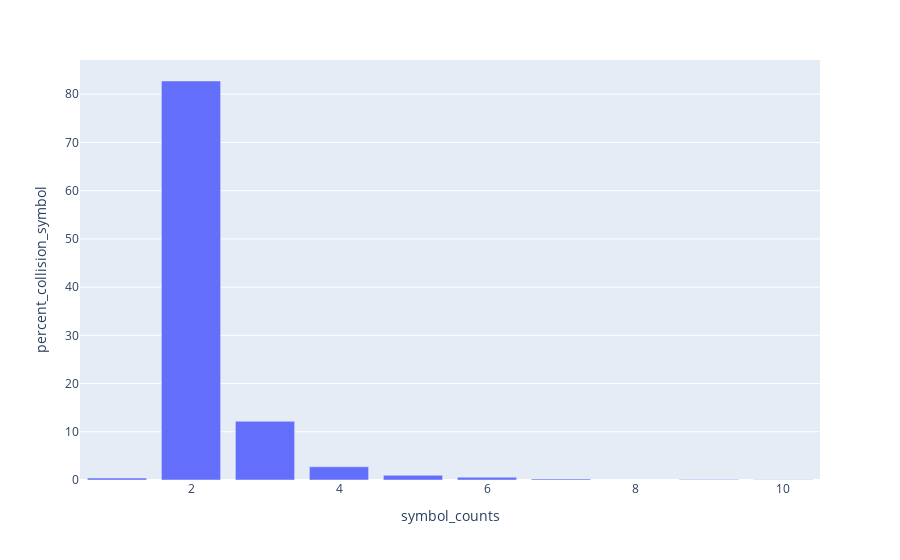

The notebook cell this image was saved under:
### Code cell
create_ambiguous_symbol_histogram(hgnc_ambiguous_symbol_counts, "HGNC", hgnc_ambiguous_symbol_set_count)

### Figure 1 — Plotly figure (JSON) as saved in the notebook; plotly's stock layout.template omitted (floating-point values rounded to 4 significant figures)
{"data": [{"alignmentgroup": "True", "hovertemplate": "symbol_counts=%{x}<br>percent_collision_symbol=%{y}<extra></extra>", "legendgroup": "", "marker": {"color": "#636efa", "pattern": {"shape": ""}}, "name": "", "offsetgroup": "", "orientation": "v", "showlegend": false, "textposition": "auto", "type": "bar", "x": [1, 2, 3, 4, 5, 6, 7, 9, 10], "xaxis": "x", "y": [0.4, 82.74, 12.17, 2.743, 0.9714, 0.5714, 0.2286, 0.1143, 0.05714], "yaxis": "y"}], "layout": {"barmode": "relative", "legend": {"tracegroupgap": 0}, "margin": {"t": 60}, "xaxis": {"anchor": "y", "domain": [0, 1], "title": {"text": "symbol_counts"}}, "yaxis": {"anchor": "x", "domain": [0, 1], "title": {"text": "percent_collision_symbol"}}}}
